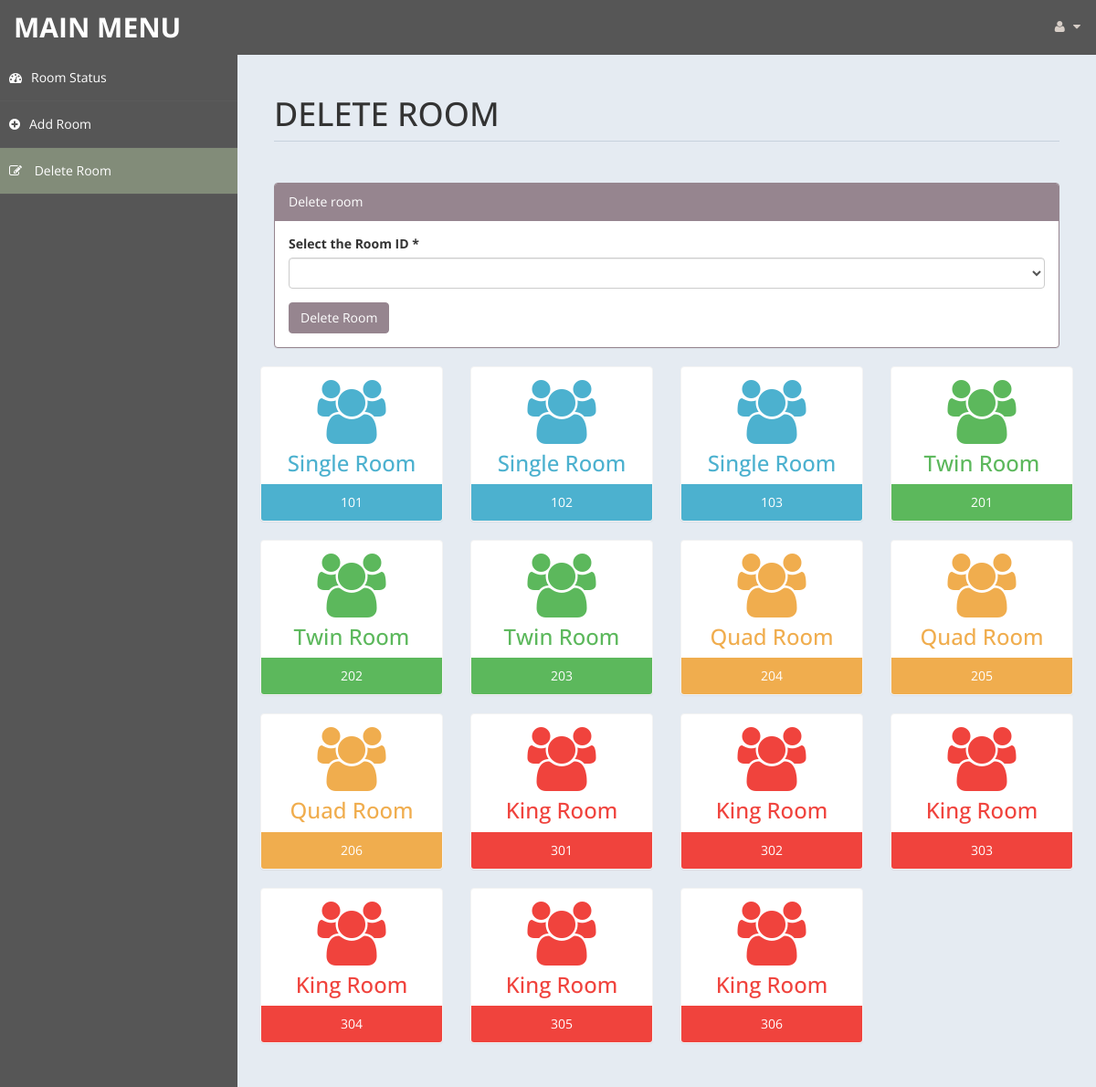
/admin/roomdel.php (signed in), run on the app's committed database.
### tables this page shows
CREATE TABLE `room` (
  `id` int(10) UNSIGNED NOT NULL,
  `type` varchar(15) DEFAULT NULL,
  `number` varchar(10) DEFAULT NULL,
  `floor` varchar(10) DEFAULT NULL,
  `place` varchar(20) NOT NULL,
  `cusid` int(11) DEFAULT NULL
);

CREATE TABLE `roomtype` (
  `id` int(11) NOT NULL,
  `name` varchar(255) NOT NULL,
  `price` int(20) NOT NULL,
  `pic` varchar(255) NOT NULL
);

### admin/roomdel.php (the view, shortened to what this page needs)
<?php
include('db.php');
$rsql ="select id from room";
$rre=mysqli_query($con,$rsql);
?>
<!DOCTYPE html>
<html xmlns="http://www.w3.org/1999/xhtml">
<head>
    <link href="assets/css/bootstrap.css" rel="stylesheet" />
    <link href="assets/css/font-awesome.css" rel="stylesheet" />
    <link href="assets/css/custom-styles.css" rel="stylesheet" />
</head>
<body>
    <div id="wrapper">
        <nav class="navbar navbar-default top-navbar" role="navigation">
            <div class="navbar-header">
                <a class="navbar-brand" href="home.php">MAIN MENU </a>
            </div>
            <ul class="nav navbar-top-links navbar-right">
                <li class="dropdown">
                    <a class="dropdown-toggle" data-toggle="dropdown" href="#" aria-expanded="false">
                        <i class="fa fa-user fa-fw"></i> <i class="fa fa-caret-down"></i>
                    </a>
                </li>
            </ul>
        </nav>
        <nav class="navbar-default navbar-side" role="navigation">
            <div class="sidebar-collapse">
                <ul class="nav" id="main-menu">
                    <li>
                        <a  href="settings.php"><i class="fa fa-dashboard"></i>Room Status</a>
                    </li>
					<li>
                        <a   href="room.php"><i class="fa fa-plus-circle"></i>Add Room</a>
                    </li>
                    <li>
                        <a  class="active-menu" href="roomdel.php"><i class="fa fa-pencil-square-o"></i> Delete Room</a>
                    </li>
            </div>
        </nav>
        <div id="page-wrapper" >
            <div id="page-inner">
			 <div class="row">
                    <div class="col-md-12">
                        <h1 class="page-header">
                           DELETE ROOM <small></small>
                        </h1>
                    </div>
                </div>
            <div class="row">
                <div class="col-md-12 col-sm-12">
                    <div class="panel panel-primary">
                        <div class="panel-heading">
                           Delete room
                        </div>
                        <div class="panel-body">
						<form name="form" method="post">
                            <div class="form-group">
                                            <label>Select the Room ID *</label>
                                            <select name="id"  class="form-control" required>
												<option value selected ></option>
												<?php
												while($rrow=mysqli_fetch_array($rre))
												{
												$value = $rrow['id'];
												 echo '<option value="'.$value.'">'.$value.'</option>';
												}
												?>
                                            </select>
                              </div>
							 <input type="submit" name="del" value="Delete Room" class="btn btn-primary">
							</form>
                        </div>
                    </div>
                </div>
           <?php
						include ('db.php');
						$sql = "select * from room";
						$re = mysqli_query($con,$sql)
				?>
                <div class="row">
				<?php
										while($row= mysqli_fetch_array($re))
										{
												$id = $row['type'];
                                                $fid = mysqli_real_escape_String($con, $row['type']);
                                                $qryroom = mysqli_query($con, "select name from roomtype where id='$fid'");
                                                $troomq = mysqli_fetch_array($qryroom);
                                                $troom = $troomq['name'];
											if($id == "3")
											{
												echo"<div class='col-md-3 col-sm-12 col-xs-12'>
													<div class='panel panel-primary text-center no-boder bg-color-blue'>
														<div class='panel-body'>
															<i class='fa fa-users fa-5x'></i>
															<h3>".$troom."</h3>
														</div>
														<div class='panel-footer back-footer-blue'>
															".$row['number']."
														</div>
													</div>
												</div>";
											}
											else if ($id == "4")
											{
												echo"<div class='col-md-3 col-sm-12 col-xs-12'>
													<div class='panel panel-primary text-center no-boder bg-color-green'>
														<div class='panel-body'>
															<i class='fa fa-users fa-5x'></i>
															<h3>".$troom."</h3>
														</div>
														<div class='panel-footer back-footer-green'>
															".$row['number']."
														</div>
													</div>
												</div>";
											}
											else if($id =="5")
											{
												echo"<div class='col-md-3 col-sm-12 col-xs-12'>
													<div class='panel panel-primary text-center no-boder bg-color-brown'>
														<div class='panel-body'>
															<i class='fa fa-users fa-5x'></i>
															<h3>".$troom."</h3>
														</div>
														<div class='panel-footer back-footer-brown'>
															".$row['number']."
														</div>
													</div>
												</div>";
											}
											else if($id =="6")
											{
												echo"<div class='col-md-3 col-sm-12 col-xs-12'>
													<div class='panel panel-primary text-center no-boder bg-color-red'>
														<div class='panel-body'>
															<i class='fa fa-users fa-5x'></i>
															<h3>".$troom."</h3>
														</div>
														<div class='panel-footer back-footer-red'>
															".$row['number']."
														</div>
													</div>
												</div>";
											}
										}
									?>
                </div>
					</div>
            </div>
        </div>
</body>
</html>

### admin/assets/css/custom-styles.css (style rules this page uses)
body { font-family: 'Open Sans', sans-serif; }
#wrapper { width: 100%; background:#565656; }
#page-wrapper { padding: 15px 15px; min-height: 600px; background:#E5EBF2; }
#page-inner { width:100%; margin:10px 20px 10px 0px; background-color:transparent; padding:10px; min-height:1200px; }
.text-center { text-align:center; }
.no-boder { border:1px solid #f3f3f3; }
h1, .h1, h2, .h2, h3, .h3 { margin-top: 7px; margin-bottom: -5px; }
.page-header { padding-bottom: 9px; margin: 10px 0 45px; border-bottom: 1px solid #C7D1DD; }
.bg-color-green { background-color: #fff; color: #5cb85c; }
.bg-color-blue { background-color: #fff; color: #4CB1CF }
.bg-color-red { background-color: #fff; color:#F0433D; }
.bg-color-brown { background-color: #fff; color:#f0ad4e; }
.back-footer-green { background-color: #5cb85c; color:#fff; border-top: 0px solid #fff; }
.back-footer-red { background-color: #F0433D; color:#fff; border-top: 0px solid #fff; }
.back-footer-blue { background-color: #4CB1CF; color:#fff; border-top: 0px solid #fff; }
.back-footer-brown { background-color: #f0ad4e; color:#fff; border-top: 0px solid #fff; }
.top-navbar { margin:0px; }
.top-navbar .navbar-brand { color: #fff; width: 260px; text-align: left; height: 60px; font-size: 30px; font-weight: 700; text-transform: uppercase; line-height: 30px; }
.top-navbar .nav > li { position: relative; display: inline-block; }
.top-navbar .nav > li > a { position: relative; display: block; padding: 19px 15px; color: #D7CEC7; }
.active-menu { background-color:#AB98!important; }
.sidebar-collapse , .sidebar-collapse .nav { background:none; }
.sidebar-collapse .nav { padding:0; }
.sidebar-collapse .nav > li > a { color:#fff; background:transparent; text-shadow:none; }
.sidebar-collapse > .nav > li > a { padding:15px 10px; }
.sidebar-collapse > .nav > li { border-bottom: 1px solid rgba(107, 108, 109, 0.19); }
.navbar-side { border:none; background-color: transparent; }
.top-navbar { background:#565656; border-bottom:none; }
.top-navbar .nav > li > a > i { margin-right: 2px; }
.navbar-default { border:0px solid black; }
.navbar-header { background: #565656; }
.nav > li > a > i { margin-right:10px; }
@media (min-width:768px) { #page-wrapper { margin: 0 0 0 260px; padding: 15px 30px; min-height: 1200px; } }
@media (min-width:768px) { .navbar-side { z-index: 1; position: absolute; width: 260px; } }
@media (min-width:768px) { .navbar { border-radius: 0px; } }

### data on the page
room: roomtype.name "Single Room", number "101"
room: roomtype.name "Single Room", number "102"
room: roomtype.name "Single Room", number "103"
room: roomtype.name "Twin Room", number "201"
room: roomtype.name "Twin Room", number "202"
room: roomtype.name "Twin Room", number "203"
room: roomtype.name "Quad Room", number "204"
room: roomtype.name "Quad Room", number "205"
room: roomtype.name "Quad Room", number "206"
room: roomtype.name "King Room", number "301"
room: roomtype.name "King Room", number "302"
room: roomtype.name "King Room", number "303"
room: roomtype.name "King Room", number "304"
room: roomtype.name "King Room", number "305"
room: roomtype.name "King Room", number "306"
